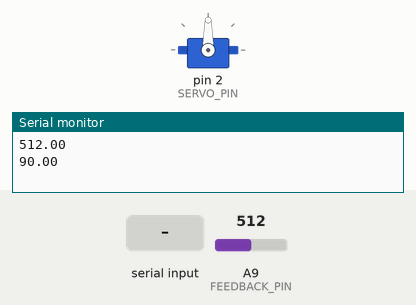
Simulated run of this sketch. Board: Arduino Mega 2560, built with avr-gcc and run on an emulated ATmega2560. On the bench: servo, the last lines printed to the serial monitor. Inputs (shaded band) come from the test bench; at power-on: A9 (FEEDBACK_PIN) = 512.

Above: at 1.2 s.
1.3 s: "30,150\n" received over Serial
At 2.7 s:
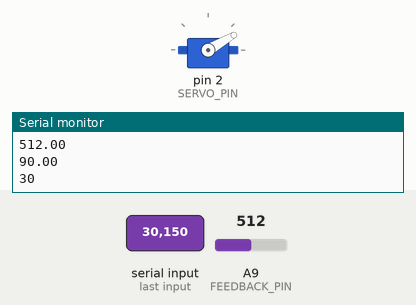
5.8 s: "200\n" received over Serial
At 7.8 s:
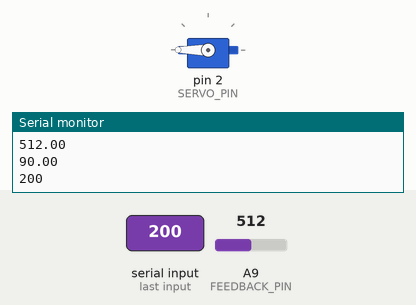
8.3 s: "90,45\n" received over Serial
At 12.9 s:
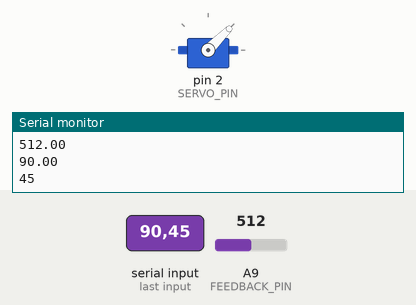
13.3 s: "90\n" received over Serial
At 18.7 s:
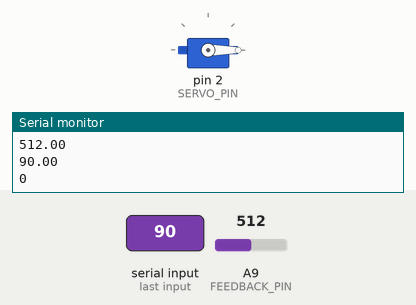
Timing chart, 0 to 19.8 s (numbered marks = the images above; inputs shaded):
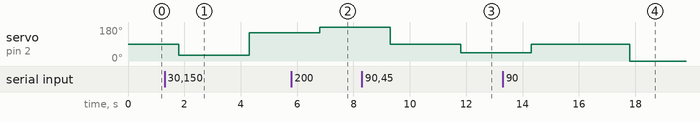

Measured:
- after the input at 1.3 s, servo on pin 2 (SERVO_PIN): 90° → 30° after 0.50 s, → 150° 2.5 s later
- after the input at 5.8 s, servo on pin 2 (SERVO_PIN): 150° → 180° after 1.0 s
- after the input at 8.3 s, servo on pin 2 (SERVO_PIN): 180° → 90° after 1.0 s, → 45° 2.5 s later
- after the input at 13.3 s, servo on pin 2 (SERVO_PIN): 45° → 90° after 1.0 s, → 0° 3.5 s later

The sketch:

ServoChracterize.ino
```cpp
#include <Servo.h>

#define SERVO_PIN 2
#define FEEDBACK_PIN A9

#define VENT_CLOSED_POSITION 0
#define VENT_OPEN_POSITION 180

Servo ventValve;

void setup() {
  // put your setup code here, to run once:
  Serial.begin(9600);
  ventValve.attach(SERVO_PIN);
  delay(50);
  pinMode(FEEDBACK_PIN, INPUT);
  float raw_servo_pos = analogRead(FEEDBACK_PIN);
  float servo_pos = (raw_servo_pos/1024)*180;
  Serial.println(raw_servo_pos);
  Serial.println(servo_pos);
}

void loop() {
  // put your main code here, to run repeatedly
  if(Serial.available() > 0)
  {
    int servoPos = Serial.parseInt();
    Serial.println(servoPos);
    delay(500);
    ventValve.write(servoPos);
    delay(2000);
    float raw_servo_pos = analogRead(FEEDBACK_PIN);
    float servo_pos = (raw_servo_pos/1024)*180;
    Serial.println(raw_servo_pos);
    Serial.println(servo_pos);
  }
}
```
